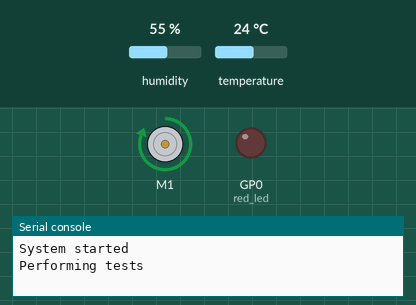
Bench run of a program on a simulated Raspberry Pi Pico running MicroPython. Shown: DC motor (green arrow = forward, orange = backward, longer = faster), output pins drawn as LEDs (lit = HIGH), the last lines printed to the serial console. The test bench sets the inputs (shaded band); at power-on: humidity 55 %, temperature 24 °C.

Above: at 2.1 s.
At 6.8 s:
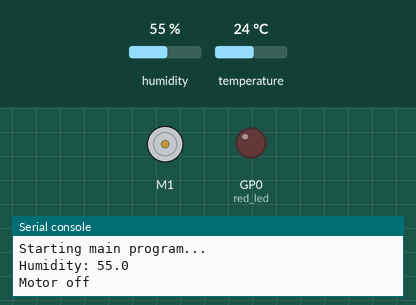
6.9 s: humidity set to 57 %
17.7 s: humidity set to 22 %
At 28.4 s:
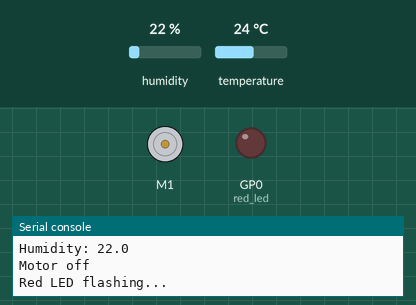
Timing chart, 0 to 29.9 s (numbered marks = the images above; inputs shaded):
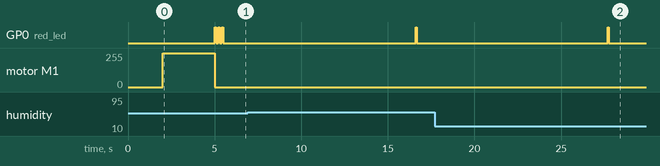

The program:

main.py
```python
from machine import Pin
import time
import utime
from dht import DHT11
import PicoMotorDriver

time.sleep(2)  #Needed to let pico init otherwise it wont boot when on batteries

#pin setup
red_led = Pin(0, Pin.OUT)
sensor_pin = Pin(27, Pin.OUT, Pin.PULL_DOWN)

#init values
red_led.value(0)
sensor = DHT11(sensor_pin)
board = PicoMotorDriver.KitronikPicoMotor()
HUMID_LIMIT = 55

#Functions
def boot():
    """Runs a small test for the sensor and for the motor,
        Flashes the red LED to indicate success. If the lifght is solid an error has accured.
    """
    print("System started")
    print("Performing tests")
    test_sensor()
    test_motor()
    print("Tests completed")
    for i in range(6):
        red_led.toggle()
        time.sleep(0.1)

def test_motor():
    """Performs a test for the fan by spoinning it 100% in 3 s.
    """
    board.motorOn(1, "f", 100)
    time.sleep(3)
    board.motorOff(1)


def test_sensor():
    """Performs a test for the DHT11 sensor.
        Temperature limits: 0 to 50 C
        Humidity limits: 20-80 +-5%
        Max update frequenzy: 1 Hz
    """
    t = get_temp()
    if t < 0 or t > 50:
        print("ERROR: Temperature out of range")
        led_boot_error()
    h = get_humidity()
    if h < 15 or h > 95:
        print("ERROR: Humidity out of range")
        led_boot_error()

def led_boot_error():
    """If an error accours the red LED is turned on with a solid light.
    """
    red_led.value(1)
    while True:
        pass

def led_standby():
    """Flashes the red LED 2 times.
    """
    print("Red LED flashing...")
    for i in range(2):
        red_led.toggle()
        time.sleep(0.05)

def led_sensor_error():
    """Flashes LED slowly two times to indicate sensor error while reading
    """
    print("Red LED flashing because of error...")
    for i in range(4):
        red_led.toggle()
        time.sleep(0.5)

def get_temp():
    """Returns a temperature value from the sensor.
    """
    temp = 0
    try:
        temp = sensor.temperature
    except:
        temp = 666
        led_sensor_error()
    return temp

def get_humidity():
    """Returns a humidity value from the sensor.
    """
    hum = 0
    try:
        hum = sensor.humidity
    except:
        hum = HUMID_LIMIT
        led_sensor_error()
    return hum


#Main
boot()
print("Starting main program...")
while True:
    utime.sleep(1)
    humidity = get_humidity()
    print("Humidity: {}".format(humidity))

    if humidity > HUMID_LIMIT:
        print("Motor on")
        board.motorOn(1, "f", 100)
        time.sleep(10)
    else:
        print("Motor off")
        board.motorOff(1)

    time.sleep(10)
    led_standby()
```

Measured:
- after the input at 17.7 s, GP0 (red_led): LOW → HIGH after 10.0 s, → LOW 0.05 s later; motor M1: stays stopped (without the input it goes to forward 255/255 after 0.01 s)
